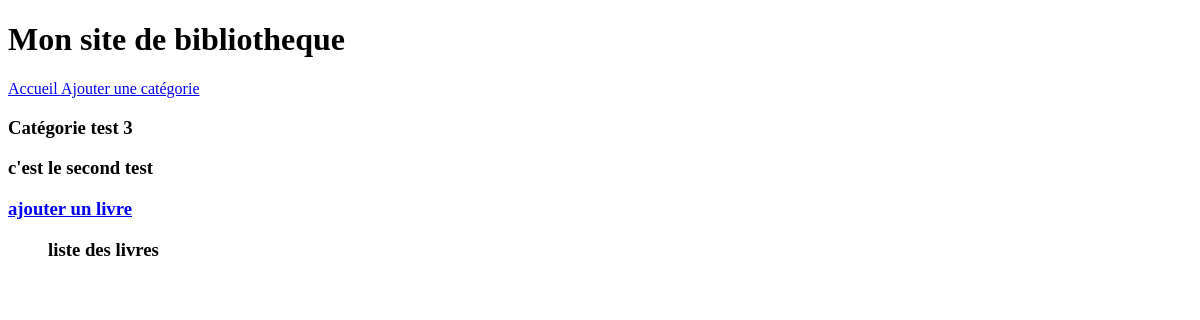
Before: /bibliotheque/affiche/2/ with the older database file.
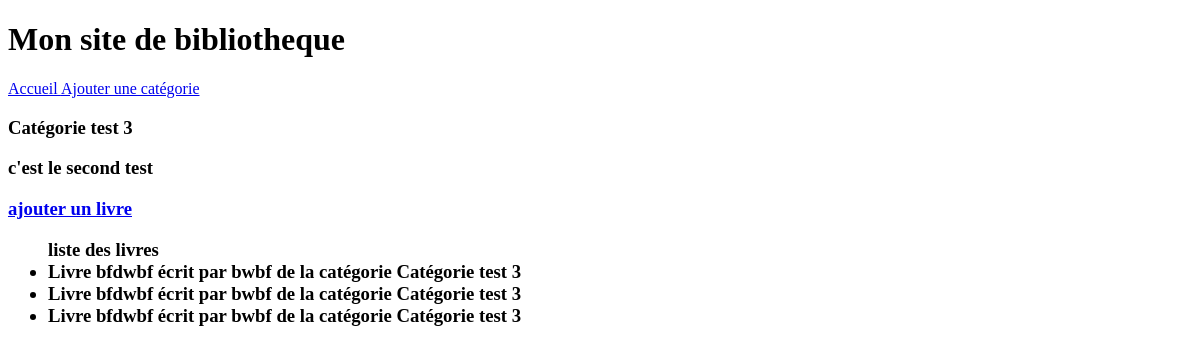
After: the same page with the newer database file.
### bibliotheque/models.py (models this page shows)
class Categorie(models.Model):
    nom = models.CharField(max_length=100)
    description = models.TextField()
    def __str__(self):
        return f"Catégorie {self.nom}"

class Livre(models.Model):
    title = models.CharField(max_length=100)
    author = models.CharField(max_length=100)
    page_number = models.IntegerField()
    editing_date=models.DateField()
    summary=models.TextField(null=True, blank=True)
    categorie=models.ForeignKey('categorie',on_delete=models.CASCADE)
    def __str__(self):
        return f"Livre {self.title} écrit par {self.author} de la catégorie {self.categorie}"

### bibliotheque/categorie_views.py (the view)
# urls.py: path("affiche/<int:id>/", views.affiche),
def affiche(request, id):
    categorie = models.Categorie.objects.get(pk = id)
    livres=categorie.livre_set.all()
    return render(request,"bibliotheque/categorie/affiche.html",{"categorie": categorie, "livres":livres})

### bibliotheque/templates/bibliotheque/categorie/affiche.html (shortened to what this page needs)
{% extends "bibliotheque/main.html" %}
{% block principal %}
<h3> Catégorie  {{categorie.nom}}
    <p> {{categorie.description}} </p>
    <a href="/bibliotheque/livreajout/{{categorie.id}}/">ajouter un livre </a>
    <ul> liste des livres
    {% for l in livres %}
        <li> {{ l }} </li>
     {% endfor %}
    </ul>
{% endblock %}

### bibliotheque/templates/bibliotheque/main.html (shortened to what this page needs)
<!DOCTYPE html>
<html lang="en">
<head>
</head>
<body>
<header>
    <h1> Mon site de bibliotheque</h1>
    <nav> <a href="/bibliotheque/accueil/"> Accueil </a><a href="/bibliotheque/ajout/"> Ajouter une catégorie </a></nav>
</header>
<main>
    {% block principal %}
    {% endblock %}
</main>
</body>
</html>

Changed rows visible on the page:
added Livre: title+author+categorie "Livre bfdwbf écrit par bwbf de la catégorie Catégorie test 3"
added Livre: title+author+categorie "Livre bfdwbf écrit par bwbf de la catégorie Catégorie test 3"
added Livre: title+author+categorie "Livre bfdwbf écrit par bwbf de la catégorie Catégorie test 3"
